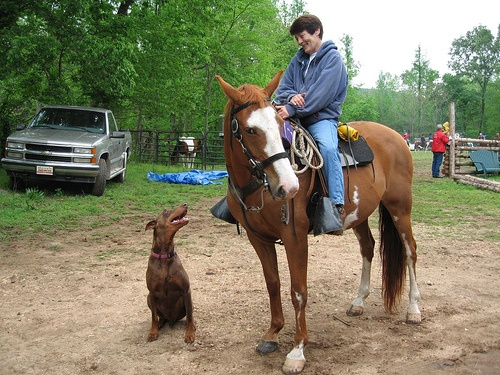
#> input picture repo/test.jpg, 500 x 375 px
$ python extra_rotate_transforms.py
#> lines starting #> are read from the running program, lines starting #| are printed output that depends on the picture
#!/usr/bin/env python3
# -*- coding: utf-8 -*-
"""
Created on Wed Jan  9 22:21:59 2019

@author: suliang
"""
import numbers
from numpy import random
from PIL import Image
import cv2

# [42 lines left out: function imrotate, not called in this run]

class RandomRotation(object):
    """Rotate the image by angle.

    Args:
        degrees (sequence or float or int): Range of degrees to select from.
            If degrees is a number instead of sequence like (min, max), the range of degrees
            will be (-degrees, +degrees).
        resample ({PIL.Image.NEAREST, PIL.Image.BILINEAR, PIL.Image.BICUBIC}, optional):
            An optional resampling filter.
            See http://pillow.readthedocs.io/en/3.4.x/handbook/concepts.html#filters
            If omitted, or if the image has mode "1" or "P", it is set to PIL.Image.NEAREST.
        expand (bool, optional): Optional expansion flag.
            If true, expands the output to make it large enough to hold the entire rotated image.
            If false or omitted, make the output image the same size as the input image.
            Note that the expand flag assumes rotation around the center and no translation.
        center (2-tuple, optional): Optional center of rotation.
            Origin is the upper left corner.
            Default is the center of the image.
    """

    def __init__(self, degrees, resample=False, expand=False, center=None):
        if isinstance(degrees, numbers.Number):
            if degrees < 0:
                raise ValueError("If degrees is a single number, it must be positive.")
            self.degrees = (-degrees, degrees)
        else:
            if len(degrees) != 2:
                raise ValueError("If degrees is a sequence, it must be of len 2.")
            self.degrees = degrees

        self.resample = resample
        self.expand = expand
        self.center = center

    @staticmethod
    def get_params(degrees):
        """Get parameters for ``rotate`` for a random rotation.

        Returns:
            sequence: params to be passed to ``rotate`` for random rotation.
        """
        angle = random.uniform(degrees[0], degrees[1])

        return angle

    def __call__(self, img):
        """
            img (PIL Image): Image to be rotated.

        Returns:
            PIL Image: Rotated image.
        """

        angle = self.get_params(self.degrees)

        return img.rotate(angle, self.resample, self.expand, self.center)

if __name__ == '__main__':
    import numpy as np
    import matplotlib.pyplot as plt

    path = '../repo/test.jpg'
    img = Image.open(path)   #(w,h)
#> img is the input picture: PIL image 500x375 RGB; mean R, G, B 128.4, 127.1, 101

    bbox = np.array([[-14,-14,20,20]])
    label = np.array([[1]])

    t1 = RandomRotation(60, expand=False)
    img1 = t1(img)
#> in __call__, `return img.rotate(angle, self.resample, self.expand, self.center)`:
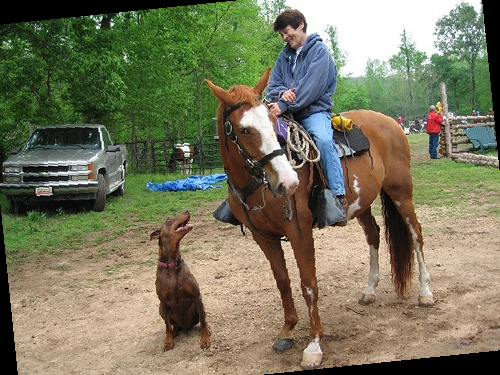
#> returned value: PIL image 500x375 RGB; mean R, G, B 119.9, 118.9, 93.6

    plt.subplot(121)
    plt.imshow(img)

    plt.subplot(122)
    plt.imshow(img1)


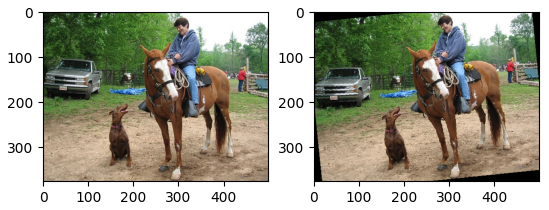
#> figure drawn by matplotlib, 2 panels
